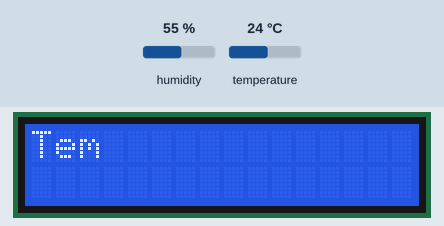
This program was run on a simulated ESP32 board running MicroPython. Shown: 16×2 character LCD. The inputs (shaded band) are chosen by the test bench; at power-on: humidity 55 %, temperature 24 °C. WiFi joins after 1.5 s; web requests get an empty 200 reply after 0.4 s; library files of the repository ran but are not shown: lcd_api.py, i2c_lcd.py; what the program prints to the serial console is not drawn.

Above: at 2.93 s.

The program:

main.py
```python
import machine
import dht
from time import sleep
from machine import Pin, SoftI2C
from lcd_api import LcdApi
from i2c_lcd import I2cLcd
import urequests
import network
import ujson
import socket

# stworzenie zmiennych dla czujnika i wyswietlacza LCD oraz przypisanie odpowiednich parametrow
sensor = dht.DHT11(Pin(14))
I2C_ADDR = 0x3f
totalRows = 2
totalColumns = 16

i2c = SoftI2C(scl=Pin(22), sda=Pin(21), freq=10000)
lcd = I2cLcd(i2c, I2C_ADDR, totalRows, totalColumns)

# stworzenie znaku specjalnego dla wyswietlacza LCD - znak stopni
temperature_sign = bytearray([
    0x04,
    0x0A,
    0x04,
    0x00,
    0x00,
    0x00,
    0x00,
    0x00
])
lcd.custom_char(0, temperature_sign)

# zmienne wykorzystane przy polaczeniu z siecia
ssid = 'ssid Twojej sieci'
key = 'haslo Twojej sieci'

# funkcje
def connect_to_wifi(ssid, key):
    global wlan
    wlan = network.WLAN(network.STA_IF)
    wlan.active(True)

    # might already be connected somehow.
    if wlan.isconnected() == False:
        wlan.connect(ssid, key)

    # Wait for connection.
    while wlan.isconnected() == False:
        pass

    print('connected!')

def measure():
    try:
        sensor.measure()
        temp = sensor.temperature()
        humidity = sensor.humidity()
        print(f"Temperatura: {temp} {chr(176)}C")
        print(f"Wilgotność: {humidity}%")
        return temp, humidity
    except:
        print('Nie wykonano pomiaru')

def send_measurements(temperature, humidity):
    try:
        data = {'temperature': temperature, 'humidity': humidity}
        data = ujson.dumps(data) # zmiana formatu z dict na JSON
        req = urequests.post(url, data=data, headers = {'content-type': 'application/json'})
        #print(req.text)
    except:
        print('Nie udało się wysłać danych')


connect_to_wifi(ssid, key)
url = "url strony na ktora wysyłasz POSTA" #w przypadku localhosta wzor wyglada nastepujaco: http://IPv4 Address:8000/dalsza czesc linku/

while True:
    sleep(1)
    temperature, humidity = measure()
    lcd.clear()
    lcd.putstr("Temp: %d" %temperature + chr(0) + "C\n")
    lcd.putstr("Humidity: %d%%" %humidity)
    sleep(0.1)
    send_measurements(temperature, humidity)
    sleep(58.9)
```
